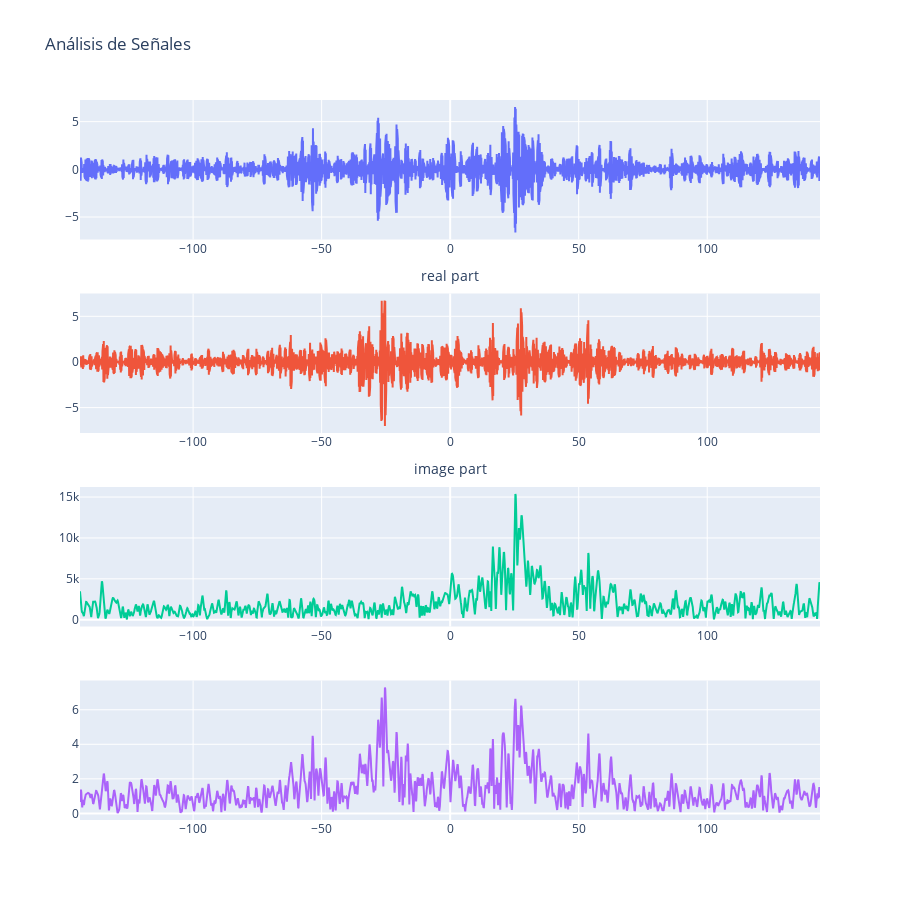

Here is the notebook cell this chart was saved with:
### Code cell
frecuency = int(nSnapshots/2)
fig = make_subplots(rows=4, cols=1)
fig.add_trace(
    go.Scatter(x = srvfreq,y=np.real(fftshift(frftarray[frecuency])), mode='lines', name='target signal'),
    row=1, col=1
)
fig.add_trace(
    go.Scatter(x = srvfreq,y=np.imag(fftshift(frftarray[frecuency])), mode='lines', name='target signal'),
    row=2, col=1
)

fig.add_trace(
    go.Scatter(x = srvfreq,y=abs(tom[:,0,0]), mode='lines', name='target signal'),
    row=3, col=1
)

fig.add_trace(
    go.Scatter(x = srvfreq,y=abs(fftshift(frftarray[frecuency])), mode='lines', name='target signal'),
    row=4, col=1
)

fig.update_layout(
    title_text="Análisis de Señales",
    height=900,  # Ajusta la altura si es necesario
    showlegend=False
)
fig.update_xaxes(title_text="real part", row=1, col=1)
fig.update_xaxes(title_text="image part", row=2, col=1)

fig.show()

### Figure 1 — Plotly figure (JSON) as saved in the notebook; plotly's stock layout.template omitted (floating-point values rounded to 4 significant figures; data arrays with more than 128 entries replaced by an {"elided": "..."} marker saying what was removed)
{"data": [{"mode": "lines", "name": "target signal", "type": "scatter", "x": {"elided": "2304 float values"}, "xaxis": "x", "y": {"elided": "2304 float values"}, "yaxis": "y"}, {"mode": "lines", "name": "target signal", "type": "scatter", "x": {"elided": "2304 float values"}, "xaxis": "x2", "y": {"elided": "2304 float values"}, "yaxis": "y2"}, {"mode": "lines", "name": "target signal", "type": "scatter", "x": {"elided": "2304 float values"}, "xaxis": "x3", "y": {"elided": "2304 float values"}, "yaxis": "y3"}, {"mode": "lines", "name": "target signal", "type": "scatter", "x": {"elided": "2304 float values"}, "xaxis": "x4", "y": {"elided": "2304 float values"}, "yaxis": "y4"}], "layout": {"height": 900, "showlegend": false, "title": {"text": "Análisis de Señales"}, "xaxis": {"anchor": "y", "domain": [0, 1], "title": {"text": "real part"}}, "xaxis2": {"anchor": "y2", "domain": [0, 1], "title": {"text": "image part"}}, "xaxis3": {"anchor": "y3", "domain": [0, 1]}, "xaxis4": {"anchor": "y4", "domain": [0, 1]}, "yaxis": {"anchor": "x", "domain": [0.8063, 1]}, "yaxis2": {"anchor": "x2", "domain": [0.5375, 0.7312]}, "yaxis3": {"anchor": "x3", "domain": [0.2687, 0.4625]}, "yaxis4": {"anchor": "x4", "domain": [0, 0.1938]}}}
